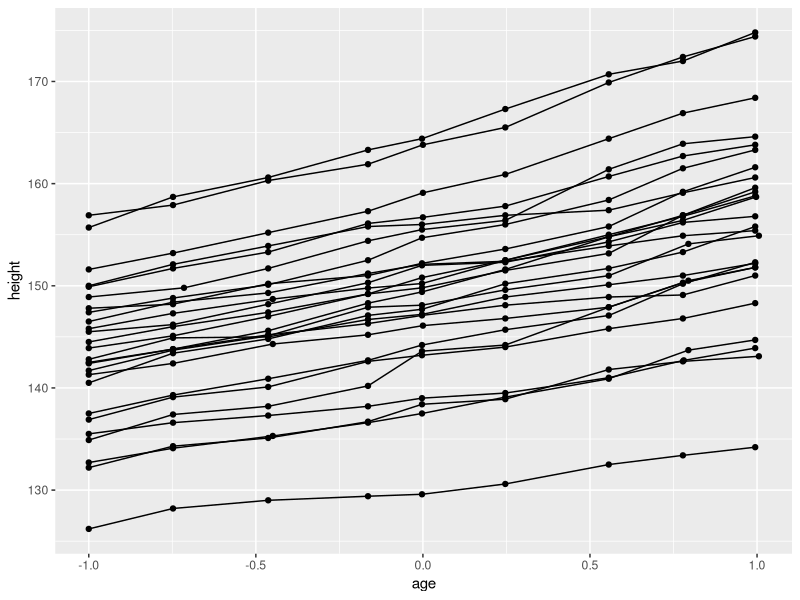
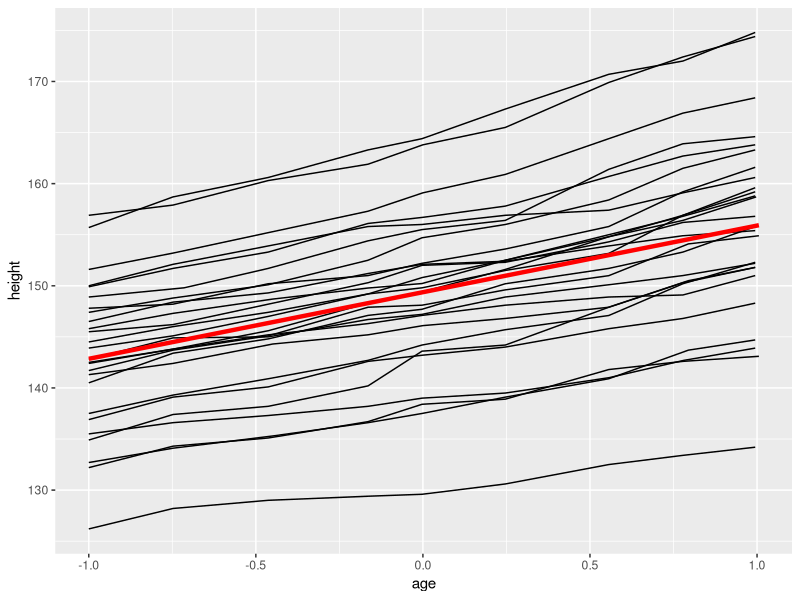

The R script that drew these images, in order:
## ---- chunk 1
#| echo: false
library(tidyverse)
library(gridExtra) # multiplots
data("Oxboys",package='nlme')
head(Oxboys)
## ---- chunk 2
ggplot(Oxboys,aes(age,height,group=Subject))+
  geom_point()+
  geom_line()
## ---- chunk 3
ggplot(Oxboys,aes(age,height))+
  geom_line(aes(group=Subject))+
  geom_smooth(method='lm',se=FALSE,linewidth=1.5,color='red')
